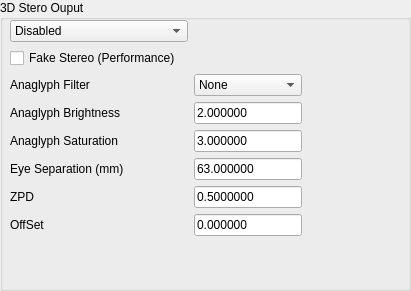
    <widget class="QGroupBox" name="GroupBox3DStereo">
     <property name="geometry">
      <rect>
       <x>450</x>
       <y>450</y>
       <width>411</width>
       <height>291</height>
      </rect>
     </property>
     <property name="title">
      <string>3D Stero Ouput</string>
     </property>
     <property name="flat">
      <bool>false</bool>
     </property>
     <widget class="QWidget" name="gridLayoutWidget_11">
      <property name="geometry">
       <rect>
        <x>10</x>
        <y>20</y>
        <width>391</width>
        <height>261</height>
       </rect>
      </property>
      <layout class="QGridLayout" name="Grid3DStereo">
       <property name="sizeConstraint">
        <enum>QLayout::SizeConstraint::SetFixedSize</enum>
       </property>
       <item row="5" column="1">
        <widget class="QLineEdit" name="Stereo3DSaturation">
         <property name="inputMask">
          <string/>
         </property>
         <property name="text">
          <string>3.000000</string>
         </property>
        </widget>
       </item>
       <item row="4" column="1">
        <widget class="QLineEdit" name="Stereo3DBrightness">
         <property name="inputMask">
          <string/>
         </property>
         <property name="text">
          <string>2.000000</string>
         </property>
        </widget>
       </item>
       <item row="3" column="1">
        <widget class="QComboBox" name="Anaglyph6Filter">
         <property name="currentText">
          <string>None</string>
         </property>
         <property name="placeholderText">
          <string/>
         </property>
         <item>
          <property name="text">
           <string>None</string>
          </property>
         </item>
         <item>
          <property name="text">
           <string>Dubios</string>
          </property>
         </item>
         <item>
          <property name="text">
           <string>Luminance</string>
          </property>
         </item>
         <item>
          <property name="text">
           <string>Deghost</string>
          </property>
         </item>
        </widget>
       </item>
       <item row="1" column="0">
        <widget class="QComboBox" name="Stereo3D">
         <property name="currentText">
          <string>Disabled</string>
         </property>
         <property name="placeholderText">
          <string/>
         </property>
         <item>
          <property name="text">
           <string>Disabled</string>
          </property>
         </item>
         <item>
          <property name="text">
           <string>Top/Bottom</string>
          </property>
         </item>
         <item>
          <property name="text">
           <string>Interlaced (e.g LG TVs)</string>
          </property>
         </item>
         <item>
          <property name="text">
           <string>Flip Interlaced (e.g LG TVs)</string>
          </property>
         </item>
         <item>
          <property name="text">
           <string>Side by Side</string>
          </property>
         </item>
         <item>
          <property name="text">
           <string>Red/Cyan</string>
          </property>
         </item>
         <item>
          <property name="text">
           <string>Green/Magenta</string>
          </property>
         </item>
         <item>
          <property name="text">
           <string>Blue/Amber</string>
          </property>
         </item>
         <item>
          <property name="text">
           <string>Cyan/Red</string>
          </property>
         </item>
         <item>
          <property name="text">
           <string>Magenta/Green</string>
          </property>
         </item>
         <item>
          <property name="text">
           <string>Amber/Blue</string>
          </property>
         </item>
         <item>
          <property name="text">
           <string>Custom 1</string>
          </property>
         </item>
         <item>
          <property name="text">
           <string>Custom 2</string>
          </property>
         </item>
         <item>
          <property name="text">
           <string>Custom 3</string>
          </property>
         </item>
         <item>
          <property name="text">
           <string>Custom 4</string>
          </property>
         </item>
        </widget>
       </item>
       <item row="7" column="0">
        <widget class="QLabel" name="Label3DStereoZPD">
         <property name="text">
          <string>ZPD</string>
         </property>
        </widget>
       </item>
       <item row="8" column="0">
        <widget class="QLabel" name="Label3DStereoOffset">
         <property name="text">
          <string>OffSet</string>
         </property>
        </widget>
       </item>
       <item row="6" column="1">
        <widget class="QLineEdit" name="Stereo3DEyeSeparation">
         <property name="inputMask">
          <string/>
         </property>
         <property name="text">
          <string>63.000000</string>
         </property>
        </widget>
       </item>
       <item row="6" column="0">
        <widget class="QLabel" name="Label3DStereoEyeSeparation">
         <property name="text">
          <string>Eye Separation (mm)</string>
         </property>
        </widget>
       </item>
       <item row="5" column="0">
        <widget class="QLabel" name="LabelAnaglyphSaturation">
         <property name="text">
          <string>Anaglyph Saturation</string>
         </property>
        </widget>
       </item>
       <item row="3" column="0">
        <widget class="QLabel" name="LabelAnaglyphFilter">
         <property name="text">
          <string>Anaglyph Filter</string>
         </property>
        </widget>
       </item>
       <item row="8" column="1">
        <widget class="QLineEdit" name="Stereo3DOffset">
         <property name="inputMask">
          <string/>
         </property>
         <property name="text">
          <string>0.000000</string>
         </property>
        </widget>
       </item>
       <item row="2" column="0">
        <widget class="QCheckBox" name="Stereo3DFake">
         <property name="text">
          <string>Fake Stereo (Performance)</string>
         </property>
        </widget>
       </item>
       <item row="4" column="0">
        <widget class="QLabel" name="LabelAnaglyphBrightness">
         <property name="text">
          <string>Anaglyph Brightness</string>
         </property>
        </widget>
       </item>
       <item row="7" column="1">
        <widget class="QLineEdit" name="Stereo3DZPD">
         <property name="inputMask">
          <string/>
         </property>
         <property name="text">
          <string>0.5000000</string>
         </property>
         <property name="readOnly">
          <bool>true</bool>
         </property>
        </widget>
       </item>
      </layout>
     </widget>
    </widget>
